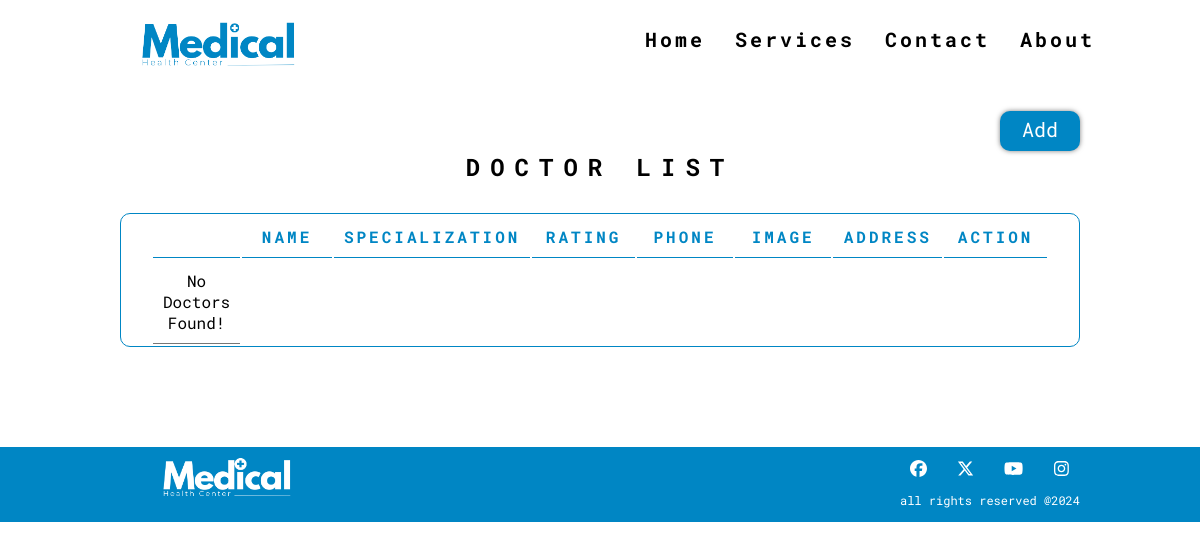
Page /dashboard/dash on the earlier database version.
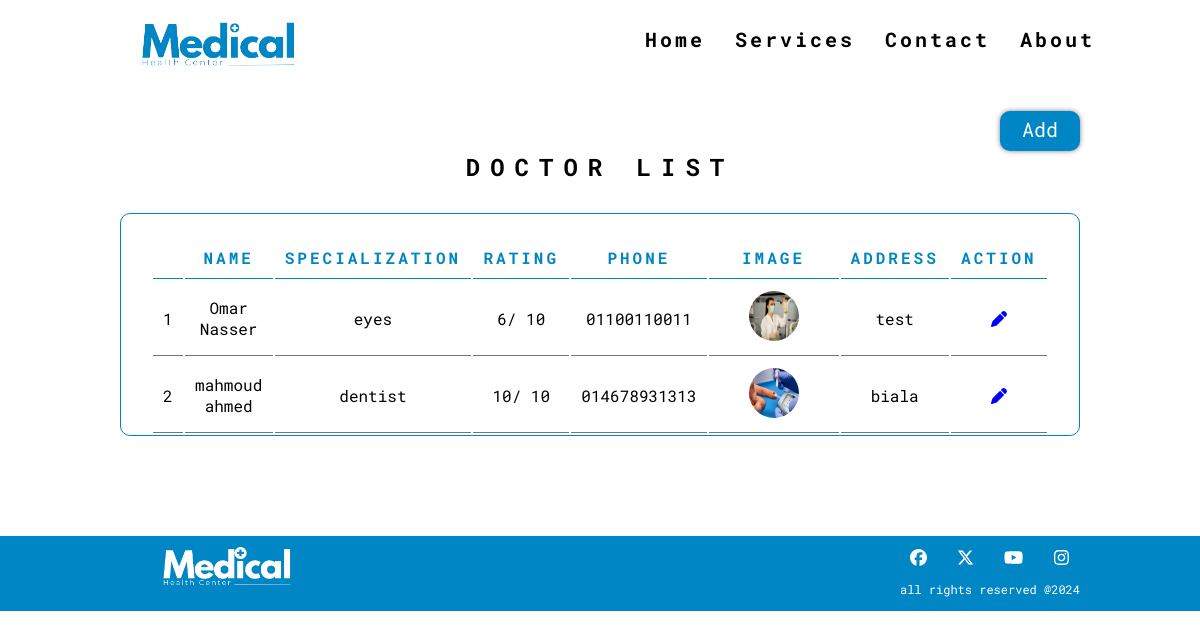
Same page on the later database version.
### dashboard/models.py (models this page shows, shortened)
class Doctors(models.Model):
    name = models.CharField(max_length= 150)
    specialization = models.CharField(max_length= 150)
    rating = models.PositiveIntegerField(
        help_text='Enter a doctor rating',
        default=0,
        validators=[validate_positive_integer, validate_max_value]
        )
    cellphone = models.CharField(max_length=15)
    doctor_image = models.ImageField( default='default.jpg', upload_to="doctor_images/")
    address = models.TextField()

### dashboard/views.py (the view)
# urls.py: path('dash', views.dashboard, name='dash'),
def dashboard(request):
    doctors = Doctors.objects.all()
    users = User.objects.all()
    return render(request, 'dashboard.html', {'doctors': doctors, 'users': users})

### dashboard/templates/dashboard.html (shortened to what this page needs)
{% extends 'base.html' %} <br />
{% load static %} <br />
{% block content %}
<link rel="stylesheet" href="{% static 'css/dashboard.css' %}" />
<section class="doctors">
  <h1>Doctor List</h1>
  <div class="container">
    <div class="table">
      <table>
        <tr>
          <th></th>
          <th>Name</th>
          <th>Specialization</th>
          <th>Rating</th>
          <th>Phone</th>
          <th>Image</th>
          <th>Address</th>
          <th>Action</th>
        </tr>
        {% if doctors %}
        <br />
        {% for doctor in doctors %}
        <tr>
          <td>{{ forloop.counter }}</td>
          <td>{{ doctor.name }}</td>
          <td>{{ doctor.specialization}}</td>
          <td>{{ doctor.rating }}/ 10</td>
          <td>{{ doctor.cellphone }}</td>
          <td>
            <img src="{{ doctor.doctor_image.url }}" alt="{{ doctor.name }}" />
          </td>
          <td>{{ doctor.address }}</td>
          {% if user.is_superuser %}
          <td>
            <a href="{% url 'delete' doctor.id %}" class="delete"
              ><i class="fa-solid fa-trash-can"></i
            ></a>
            <a href="{% url 'update doctor' doctor.id %}" class="modify"
              ><i class="fa-solid fa-pen"></i>
            </a>
          </td>
          {% else %}
          <td>
            <a href="{% url 'update doctor' doctor.id %}" class="modify"
              ><i class="fa-solid fa-pen"></i>
            </a>
          </td>
        </tr>
        {% endif %} {% endfor %} {% else %}
        <tr>
          <td>No Doctors Found!</td>
        </tr>
        {% endif %}
      </table>
    </div>
    <a href="{% url 'add doctor' %}" id="addDoctor">Add</a>
  </div>
</section>
 {% endblock %}

### homepage/templates/base.html (shortened to what this page needs)
<!DOCTYPE html>
<html lang="en">
  <head>
    {% load static %}
    <link rel="stylesheet" href="{% static 'css/all.min.css' %}" />
    <link rel="stylesheet" href="{% static 'css/master.css' %}" />
    <link
      rel="stylesheet"
      href="https://cdnjs.cloudflare.com/ajax/libs/aos/2.3.4/aos.css"
    />
  </head>
  <body class="body">
    <header
      id="header"
      class="navbar"
      data-aos="fade-down"
      data-aos-duration="1000"
      data-aos-anchor=".body"
      data-aos-easing="ease-in-out"
    >
      <div class="container">
        <div class="logo">
          <a href="{% url 'home' %}">
            <img src="{% static 'image/logo.png' %}" alt="Medical Care Logo" />
          </a>
        </div>
        <div class="right" id="right">
          <ul class="links">
            <li class="nav-item"><a href="{% url 'home' %}#home">Home</a></li>
            <li class="nav-item">
              <a href="{% url 'home' %}#services">Services</a>
            </li>
            <li class="nav-item">
              <a href="{% url 'home' %}#contact">Contact</a>
            </li>
            <li class="nav-item"><a href="{% url 'home' %}#about">About</a></li>
          </ul>
        </div>
      </div>
    </header>
    <br />
    {% block content%} {% endblock%}
    <footer>
      <div class="container">
        <div class="logo">
          <img
            src="{% static 'image/white logo.png' %}"
            alt="White Medical Care Logo"
          />
        </div>
        <div class="social-media">
          <div class="icons facebook">
            <i class="fa-brands fa-facebook"></i>
          </div>
          <div class="icons twitter">
            <i class="fa-brands fa-x-twitter"></i>
          </div>
          <div class="icons youtube">
            <i class="fa-brands fa-youtube"></i>
          </div>
          <div class="icons insatgram">
            <i class="fa-brands fa-instagram"></i>
          </div>
          <span class="rights">
            <p>all rights reserved @2024</p>
          </span>
        </div>
      </div>
    </footer>
  </body>
</html>

### website/static/css/master.css (style rules this page uses)
:root { --main-color: #0086c4; --p-text-color: #777; --shadow: 0px 0px 5px 0px rgba(0, 0, 0, 0.5); --gradient--color: linear-gradient( 180deg, rgba(0, 134, 196, 1) 18%, rgba(0, 0, 0, 1) 50%, rgba(0, 134, 196, 1) 84% ); --section-padding: 75px 0; }
* { scrollbar-width: thin; scrollbar-color: var(--main-color) #f5f5f5; }
body { position: relative; margin: 0; padding: 0; font-family: "Roboto Mono", monospace; scroll-behavior: smooth; }
ul li { list-style: none; }
a { text-decoration: none; color: inherit; }
header { position: fixed; height: 80px; width: 100%; top: 0; background-color: white; transition: box-shadow 0.5s ease-in-out; z-index: 3; padding: 10px 0; align-items: center; }
.container { width: 80%; margin: 0 auto; display: flex; justify-content: space-between; }
header .container { width: 85%; }
header .logo img { height: 50px; transform: translateY(20%); }
header .right ul { display: flex; letter-spacing: 3px; }
header .right ul li { margin: 0 15px; font-size: 20px; font-weight: bold; transition: 1s; }
footer { width: 100%; height: 75px; background-color: var(--main-color); color: white; }
footer .logo img { height: 50px; transform: translateY(20%); }
footer .social-media { margin-top: 10px; }
footer .social-media div.icons { display: inline; margin: 0 10px; font-size: 17px; cursor: pointer; }
footer .social-media span.rights { transform: translateY(50%); font-size: 12px; }

### website/static/css/dashboard.css (style rules this page uses)
section { padding: 100px 0; margin: 0 auto; position: relative; }
section h1 { text-align: center; margin: 30px 0; letter-spacing: 10px; text-transform: uppercase; }
section .table { width: 100%; border: 1px solid var(--main-color); border-radius: 10px; padding: 0 30px; text-align: center; }
section .table tr th { border-bottom: 1px solid var(--main-color); color: var(--main-color); padding: 10px; letter-spacing: 3px; text-transform: uppercase; }
section .table tr th:not(:first-of-type) { width: calc(100% / 8); }
section .table tr td { border-bottom: 1px solid #777; padding: 10px; }
section .table tr td img { height: 50px; width: 50px; border-radius: 50%; padding: 0 30px; }
section .table tr td .modify { color: blue; }
section.doctors #addDoctor { position: absolute; top: 90px; right: 10%; font-size: 20px; background-color: var(--main-color); color: white; padding: 5px 10px; height: 30px; width: 60px; text-align: center; border-radius: 10px; box-shadow: var(--shadow); }

Differences in the rows shown:
added Doctors: name "Omar Nasser", specialization "eyes", rating "6", cellphone "01100110011", doctor_image (picture), address "test"
added Doctors: name "mahmoud ahmed", specialization "dentist", rating "10", cellphone "014678931313", doctor_image (picture), address "biala"
Other differences:
text no longer shown: "No Doctors Found!"
